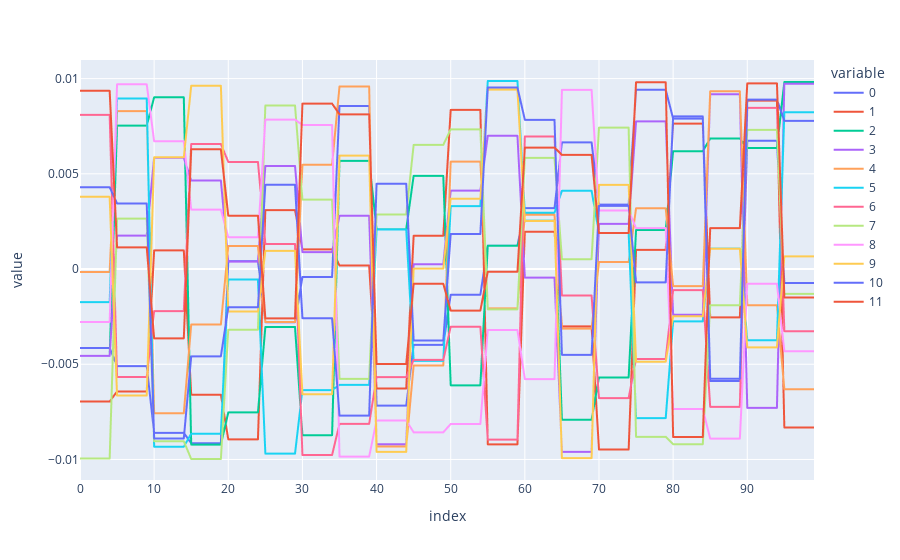
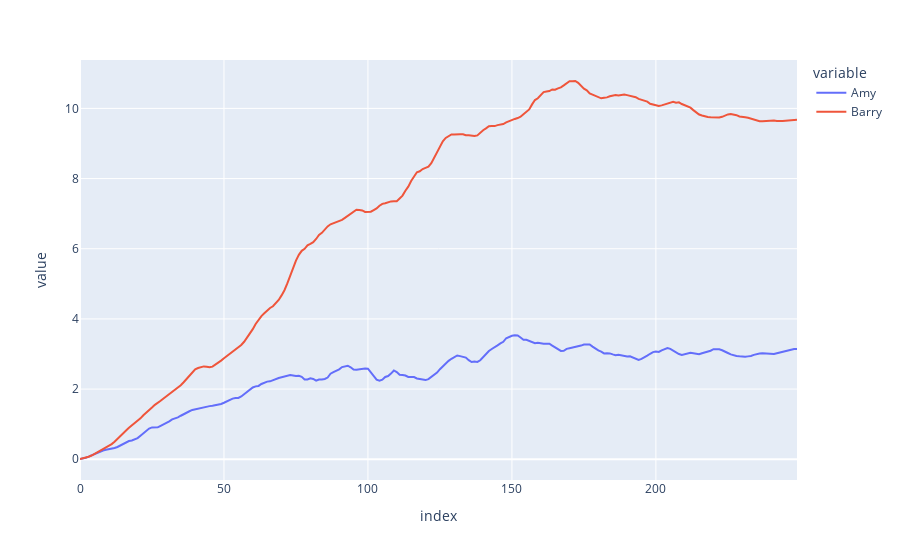

The notebook cell these images were saved under, in order:
### Code cell
import numpy as np
import pandas as pd
import plotly.express as px
import sympy as sp


class Person:
    def __init__(self, name: str, foresight: int):
        self.name = name
        self.foresight = foresight
        self.decision_list = []

    def append_optimal_choice(
        self, choice_array: np.ndarray, decision_number: int, number_of_decisions: int
    ):
        # Get the row index of the highest sum of values in the choice array up to the person's "foresight" index
        highest_value_index = np.argmax(
            np.sum(choice_array[:, : self.foresight], axis=1)
        )

        # Extract this row from the choice array
        optimal_choice = choice_array[highest_value_index, :]

        # Pad initial and final values with nan
        optimal_choice_padded = np.pad(
            optimal_choice,
            (decision_number, number_of_decisions - decision_number),
            mode="constant",
            constant_values=np.nan,
        )

        # Append to decision list
        self.decision_list.append(optimal_choice_padded)

    def convert_decision_list_to_df(self):
        # Swap rows and columns
        decision_array = np.array(self.decision_list)
        decision_array_inverted = decision_array.T
        decision_df = pd.DataFrame(decision_array_inverted)
        self.decision_df = decision_df
        return decision_df

    def calc_life_score(self):
        # Sum columns
        self.decision_df["decision_sum"] = self.decision_df.sum(axis=1)

        # Calculate life score as the cumulative sum of the decision sums
        self.decision_df["life_score"] = self.decision_df["decision_sum"].cumsum()
        return self.decision_df


class LifeSimulation:
    def __init__(
        self,
        people: list[Person],
        n_choices: int,
    ):
        self.people = people
        self.n_choices = n_choices

    def add_person(self, person: Person):
        self.people.append(person)

    def get_people(self) -> list[Person]:
        return self.people

    def get_person_by_name(self, name: str) -> Person | None:
        for person in self.people:
            if person.name == name:
                return person
        return None

    def get_number_of_people(self) -> int:
        return len(self.people)

    def classic_choice_function(self, form: str):
        x = sp.symbols("x")

        m1 = 0
        m2 = 75
        s1 = 5
        s2 = 5

        if form == "now":
            a1 = np.random.uniform(0, 0.01)
            a2 = 0
        elif form == "later":
            a1 = 0
            a2 = np.random.uniform(0, 0.02)

        y = a1 * sp.exp(-((x - m1) ** 2) / (2 * s1**2)) + a2 * sp.exp(
            -((x - m2) ** 2) / (2 * s2**2)
        )

        return {"m1": m1, "m2": m2, "s1": s1, "s2": s2, "a1": a1, "a2": a2, "expr": y}

    def generate_opposites_choice_function(self, form: str):
        x = sp.symbols("x")

        m1 = np.random.uniform(10, 40)
        m2 = np.random.uniform(60, 90)
        s1 = np.random.uniform(1, 5)
        s2 = np.random.uniform(1, 5)

        if form == "bad-good":
            a1 = np.random.uniform(-0.01, 0)
            a2 = np.random.uniform(0, 0.02)
        elif form == "good-bad":
            a1 = np.random.uniform(0, 0.01)
            a2 = np.random.uniform(-0.02, 0)

        y = a1 * sp.exp(-((x - m1) ** 2) / (2 * s1**2)) + a2 * sp.exp(
            -((x - m2) ** 2) / (2 * s2**2)
        )

        return {"m1": m1, "m2": m2, "s1": s1, "s2": s2, "a1": a1, "a2": a2, "expr": y}

    def generate_random_choice_function(self, seed=None):
        x = sp.symbols("x")

        if seed is not None:
            np.random.seed(seed)

        # Define step boundaries (e.g., every 10 units from 0 to 100)
        step_size = 5
        step_boundaries = np.arange(0, 100, step_size)

        # Generate random values for each step between -0.01 and 0.01
        step_values = np.random.uniform(-0.01, 0.01, size=len(step_boundaries))

        # Create piecewise function using sympy conditions
        conditions = []
        for i, boundary in enumerate(step_boundaries):
            if i == len(step_boundaries) - 1:
                # Last step: from boundary to 100
                conditions.append((step_values[i], sp.And(x >= boundary, x <= 100)))
            else:
                # Regular step: from boundary to next boundary
                next_boundary = step_boundaries[i + 1]
                conditions.append(
                    (step_values[i], sp.And(x >= boundary, x < next_boundary))
                )

        # Create Piecewise expression
        y = sp.Piecewise(*conditions)

        return {
            "step_boundaries": step_boundaries,
            "step_values": step_values,
            "expr": y,
        }

    def generate_choice_array(self, n_choices: int):
        x = sp.symbols("x")

        # Generate n random opposites functions
        functions = [
            self.generate_opposites_choice_function(form=form)
            for form in ["bad-good", "good-bad"] * (n_choices // 2)
        ]

        # Generate n random choice functions
        functions = [
            self.generate_random_choice_function() for choice in range(n_choices)
        ]

        # Create x values (100 points from 0 to 100)
        x_vals = np.linspace(0, 100, 100)

        # Build NumPy array: n rows (functions) × 100 columns (y values)
        choice_array = np.zeros((n_choices, 100))
        for i, func in enumerate(functions):
            y_func = sp.lambdify(x, func["expr"], "numpy")
            choice_array[i, :] = y_func(x_vals)
        return choice_array

    def simlulate_life(self, number_of_decisions: int):
        for person in self.people:
            for decision_number in range(number_of_decisions):
                choice_array = self.generate_choice_array(self.n_choices)
                person.append_optimal_choice(
                    choice_array, decision_number, number_of_decisions
                )
            person.convert_decision_list_to_df()
            person.calc_life_score()


def main():
    # Define people
    people = [
        Person("Amy", 5),
        Person("Barry", 10),
    ]

    # Define simulation configuration
    n_choices = 12
    number_of_decisions = 150

    # Run simulation
    simulation = LifeSimulation(people, n_choices)

    # Check example choice array
    choice_array = simulation.generate_choice_array(n_choices=n_choices)
    print(choice_array.shape)

    fig = px.line(choice_array.T)
    fig.show()

    # Run simulation
    simulation.simlulate_life(number_of_decisions)

    # Combine decision_df["life_score"] into single dataframe
    life_score_df = pd.DataFrame(
        {
            k: v
            for k, v in zip(
                [person.name for person in simulation.people],
                [person.decision_df["life_score"] for person in simulation.people],
            )
        }
    )

    print(life_score_df)

    # Plot life_score lines
    fig = px.line(life_score_df)
    fig.show()


if __name__ == "__main__":
    main()
